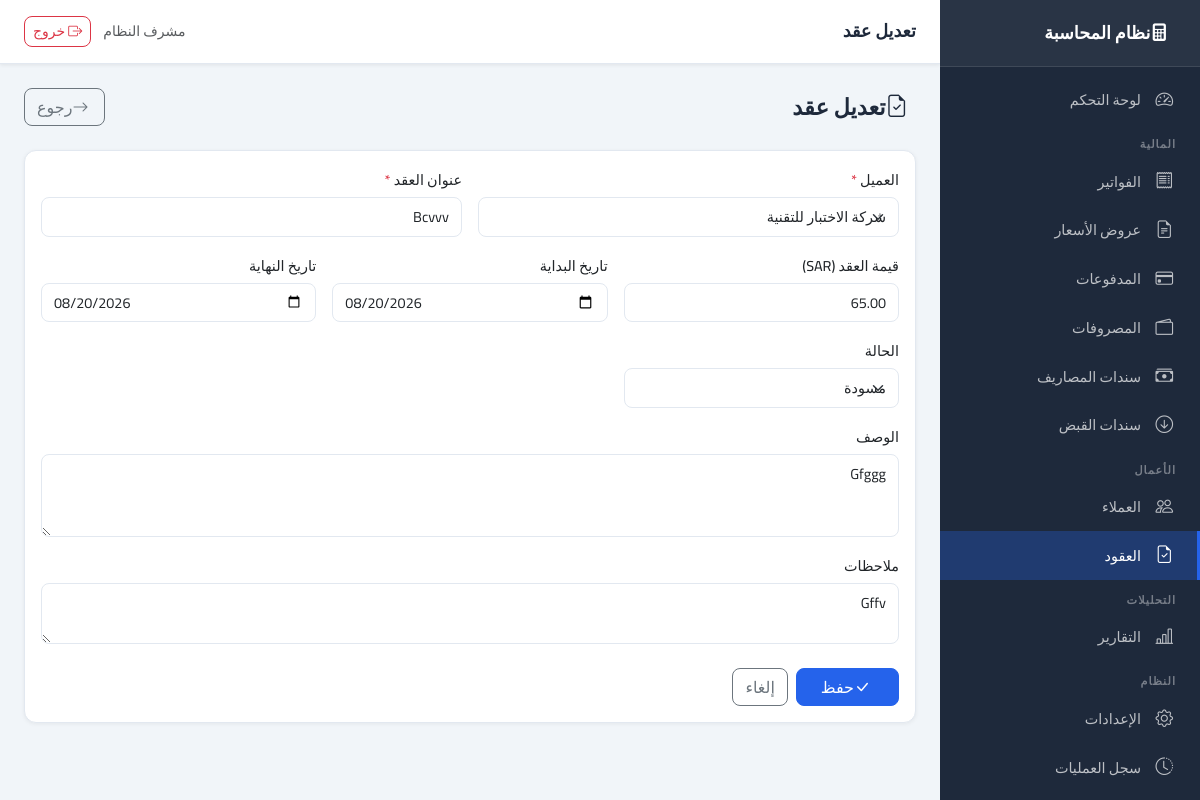
Screenshot of /contracts/2/edit (signed in) with the database file from the repository.
### app/models/contract.py (models this page shows, shortened)
class Contract(Base):
    __tablename__ = "contracts"
    id: Mapped[int] = mapped_column(primary_key=True, index=True)
    contract_number: Mapped[str] = mapped_column(String(50), unique=True, index=True, nullable=False)
    client_id: Mapped[int] = mapped_column(Integer, ForeignKey("clients.id"), nullable=False)
    title: Mapped[str] = mapped_column(String(200), nullable=False)
    description: Mapped[str | None] = mapped_column(Text, nullable=True)
    amount: Mapped[Decimal] = mapped_column(Numeric(15, 2), default=0, nullable=False)
    start_date: Mapped[date | None] = mapped_column(Date, nullable=True)
    end_date: Mapped[date | None] = mapped_column(Date, nullable=True)
    status: Mapped[ContractStatus] = mapped_column(SAEnum(ContractStatus), default=ContractStatus.DRAFT, nullable=False)
    notes: Mapped[str | None] = mapped_column(Text, nullable=True)
    created_at: Mapped[datetime] = mapped_column(DateTime, default=lambda: __import__("datetime").datetime.now(__import__("datetime").timezone.utc).replace(tzinfo=None), nullable=False)
    created_by: Mapped[int | None] = mapped_column(Integer, ForeignKey("users.id"), nullable=True)
    client = relationship("Client", back_populates="contracts")
    invoices = relationship("Invoice", back_populates="contract", lazy="dynamic")

### app/models/settings.py (models this page shows, shortened)
class AppSetting(Base):
    __tablename__ = "app_settings"
    id: Mapped[int] = mapped_column(primary_key=True, index=True)
    key: Mapped[str] = mapped_column(String(100), unique=True, index=True, nullable=False)
    value: Mapped[str | None] = mapped_column(Text, nullable=True)
    description: Mapped[str | None] = mapped_column(String(255), nullable=True)

### app/routers/contracts.py (the view)
@router.get("/{contract_id}/edit", response_class=HTMLResponse)
async def edit_contract(request: Request, contract_id: int, db: Session = Depends(get_db)):
    if not request.session.get("user_id"):
        return RedirectResponse(url="/auth/login", status_code=302)
    contract = db.query(Contract).filter(Contract.id == contract_id).first()
    if not contract:
        raise HTTPException(status_code=404)
    clients = db.query(Client).filter(Client.is_active == True).order_by(Client.name).all()
    return templates.TemplateResponse("contracts/form.html", {
        "request": request, "contract": contract, "clients": clients, "error": None
    })

### app/core/logging_config.py (called while the page is built)
    def filter(self, record: logging.LogRecord) -> bool:
        record.request_id = _request_id_var.get()
        return True

    def format(self, record: logging.LogRecord) -> str:
        if isinstance(record.args, dict):
            record.args = {
                k: ("***" if any(s in k.lower() for s in self.SENSITIVE) else v)
                for k, v in record.args.items()
            }
        return super().format(record)

### app/templates/contracts/form.html (shortened to what this page needs)
{% extends "base.html" %}
{% block page_title %}{{ 'تعديل عقد' if contract else 'عقد جديد' }}{% endblock %}
{% block content %}
<div class="page-header">
    <h1><i class="bi bi-file-earmark-check me-2"></i>{{ 'تعديل عقد' if contract else 'عقد جديد' }}</h1>
    <a href="/contracts" class="btn btn-outline-secondary"><i class="bi bi-arrow-right me-1"></i>رجوع</a>
</div>
<div class="card">
    <div class="card-body">
        <form method="post" action="{{ '/contracts/' + contract.id|string + '/edit' if contract else '/contracts/new' }}">
            <div class="row g-3">
                <div class="col-md-6">
                    <label class="form-label">العميل <span class="text-danger">*</span></label>
                    <select name="client_id" class="form-select" required>
                        {% for c in clients %}
                        <option value="{{ c.id }}" {{ 'selected' if contract and contract.client_id == c.id }}>{{ c.name }}</option>
                        {% endfor %}
                    </select>
                </div>
                <div class="col-md-6">
                    <label class="form-label">عنوان العقد <span class="text-danger">*</span></label>
                    <input type="text" name="title" class="form-control" value="{{ contract.title if contract else '' }}" required>
                </div>
                <div class="col-md-4">
                    <label class="form-label">قيمة العقد ({{ settings.currency if settings else 'SAR' }})</label>
                    <input type="text" inputmode="decimal" name="amount" class="form-control" value="{{ contract.amount if contract else 0 }}" placeholder="0.00" autocomplete="off">
                </div>
                <div class="col-md-4">
                    <label class="form-label">تاريخ البداية</label>
                    <input type="date" name="start_date" class="form-control" value="{{ contract.start_date if contract else '' }}">
                </div>
                <div class="col-md-4">
                    <label class="form-label">تاريخ النهاية</label>
                    <input type="date" name="end_date" class="form-control" value="{{ contract.end_date if contract else '' }}">
                </div>
                {% if contract %}
                <div class="col-md-4">
                    <label class="form-label">الحالة</label>
                    <select name="status" class="form-select">
                        <option value="draft" {{ 'selected' if contract.status.value == 'draft' }}>مسودة</option>
                    </select>
                </div>
                {% endif %}
                <div class="col-12">
                    <label class="form-label">الوصف</label>
                    <textarea name="description" class="form-control" rows="3">{{ contract.description or '' if contract else '' }}</textarea>
                </div>
                <div class="col-12">
                    <label class="form-label">ملاحظات</label>
                    <textarea name="notes" class="form-control" rows="2">{{ contract.notes or '' if contract else '' }}</textarea>
                </div>
            </div>
            <div class="mt-4 d-flex gap-2">
                <button type="submit" class="btn btn-primary px-4"><i class="bi bi-check-lg me-1"></i>حفظ</button>
                <a href="/contracts" class="btn btn-outline-secondary">إلغاء</a>
            </div>
        </form>
    </div>
</div>
{% endblock %}

### app/static/css/main.css (style rules this page uses)
:root { --primary: #2563eb; --primary-dark: #1d4ed8; --secondary: #64748b; --success: #16a34a; --danger: #dc2626; --warning: #d97706; --sidebar-bg: #1e293b; --sidebar-width: 260px; --topbar-height: 64px; --bg: #f1f5f9; --card-bg: #ffffff; --border: #e2e8f0; --text: #1e293b; --text-muted: #64748b; }
* { box-sizing: border-box; }
body { font-family: 'Cairo', sans-serif; background: var(--bg); color: var(--text); margin: 0; direction: rtl; }
.card { background: var(--card-bg); border: 1px solid var(--border); border-radius: 12px; box-shadow: 0 1px 4px rgba(0,0,0,0.06); }
.form-label { font-weight: 500; font-size: 0.9rem; margin-bottom: 0.4rem; }
.form-control, .form-select { border-radius: 8px; border: 1.5px solid var(--border); font-family: 'Cairo', sans-serif; font-size: 0.9rem; padding: 0.5rem 0.75rem; }
.btn { font-family: 'Cairo', sans-serif; border-radius: 8px; font-weight: 500; }
.btn-primary { background: var(--primary); border-color: var(--primary); }
.page-header { display: flex; align-items: center; justify-content: space-between; margin-bottom: 1.5rem; gap: 0.75rem; flex-wrap: wrap; }
.page-header h1 { font-size: 1.4rem; font-weight: 700; margin: 0; }

### rows the page displays
Contract: title "Bcvvv", amount "65.00", start_date "08/20/2026", end_date "08/20/2026", description "Gfggg", notes "Gffv"
AppSetting: value "SAR"

### other values shown
{{ 'تعديل عقد' if contract else 'عقد جديد' }} "تعديل عقد"
{{ request.session.get('full_name', '') }} "مشرف النظام"
form field client_id "شركة الاختبار للتقنية"
